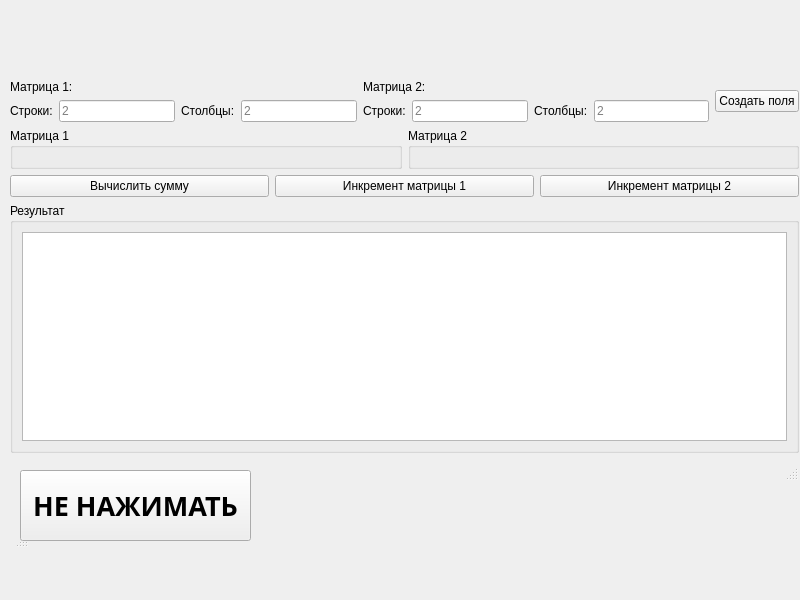
<?xml version="1.0" encoding="UTF-8"?>
<ui version="4.0">
 <class>MainWindow</class>
 <widget class="QMainWindow" name="MainWindow">
  <property name="geometry">
   <rect>
    <x>0</x>
    <y>0</y>
    <width>800</width>
    <height>600</height>
   </rect>
  </property>
  <property name="windowTitle">
   <string>MainWindow</string>
  </property>
  <widget class="QWidget" name="centralwidget">
   <widget class="QStatusBar" name="statusbar_2">
    <property name="geometry">
     <rect>
      <x>9</x>
      <y>526</y>
      <width>20</width>
      <height>22</height>
     </rect>
    </property>
   </widget>
   <widget class="QWidget" name="centralwidget_2" native="true">
    <property name="geometry">
     <rect>
      <x>10</x>
      <y>80</y>
      <width>789</width>
      <height>401</height>
     </rect>
    </property>
    <layout class="QGridLayout" name="gridLayout_2">
     <item row="0" column="0">
      <layout class="QGridLayout" name="gridLayout">
       <item row="0" column="0">
        <layout class="QHBoxLayout" name="horizontalLayout">
         <item>
          <layout class="QVBoxLayout" name="verticalLayout_2">
           <item>
            <widget class="QLabel" name="label">
             <property name="text">
              <string>Матрица 1:</string>
             </property>
            </widget>
           </item>
           <item>
            <layout class="QHBoxLayout" name="horizontalLayout_3">
             <item>
              <widget class="QLabel" name="label_2">
               <property name="text">
                <string>Строки:</string>
               </property>
              </widget>
             </item>
             <item>
              <widget class="QLineEdit" name="rows1Edit">
               <property name="placeholderText">
                <string>2</string>
               </property>
              </widget>
             </item>
             <item>
              <widget class="QLabel" name="label_3">
               <property name="text">
                <string>Столбцы:</string>
               </property>
               <property name="textFormat">
                <enum>Qt::TextFormat::AutoText</enum>
               </property>
              </widget>
             </item>
             <item>
              <widget class="QLineEdit" name="cols1Edit">
               <property name="placeholderText">
                <string>2</string>
               </property>
              </widget>
             </item>
            </layout>
           </item>
          </layout>
         </item>
         <item>
          <layout class="QVBoxLayout" name="verticalLayout_3">
           <item>
            <widget class="QLabel" name="label_4">
             <property name="text">
              <string>Матрица 2:</string>
             </property>
            </widget>
           </item>
           <item>
            <layout class="QHBoxLayout" name="horizontalLayout_4">
             <item>
              <widget class="QLabel" name="label_5">
               <property name="text">
                <string>Строки:</string>
               </property>
              </widget>
             </item>
             <item>
              <widget class="QLineEdit" name="rows2Edit">
               <property name="placeholderText">
                <string>2</string>
               </property>
              </widget>
             </item>
             <item>
              <widget class="QLabel" name="label_6">
               <property name="text">
                <string>Столбцы:</string>
               </property>
              </widget>
             </item>
             <item>
              <widget class="QLineEdit" name="cols2Edit">
               <property name="placeholderText">
                <string>2</string>
               </property>
              </widget>
             </item>
            </layout>
           </item>
          </layout>
         </item>
         <item>
          <widget class="QPushButton" name="createButton">
           <property name="text">
            <string>Создать поля</string>
           </property>
          </widget>
         </item>
        </layout>
       </item>
       <item row="3" column="0">
        <widget class="QGroupBox" name="groupBox_3">
         <property name="title">
          <string>Результат</string>
         </property>
         <layout class="QVBoxLayout" name="verticalLayout_4">
          <item>
           <widget class="QTextEdit" name="resultText">
            <property name="readOnly">
             <bool>true</bool>
            </property>
           </widget>
          </item>
          <item>
           <layout class="QGridLayout" name="resultLayout"/>
          </item>
         </layout>
        </widget>
       </item>
       <item row="2" column="0">
        <layout class="QHBoxLayout" name="horizontalLayout_2">
         <item>
          <widget class="QPushButton" name="sumButton">
           <property name="cursor">
            <cursorShape>PointingHandCursor</cursorShape>
           </property>
           <property name="text">
            <string>Вычислить сумму</string>
           </property>
          </widget>
         </item>
         <item>
          <widget class="QPushButton" name="inc1Button">
           <property name="cursor">
            <cursorShape>PointingHandCursor</cursorShape>
           </property>
           <property name="text">
            <string>Инкремент матрицы 1</string>
           </property>
          </widget>
         </item>
         <item>
          <widget class="QPushButton" name="inc2Button">
           <property name="cursor">
            <cursorShape>PointingHandCursor</cursorShape>
           </property>
           <property name="text">
            <string>Инкремент матрицы 2</string>
           </property>
          </widget>
         </item>
        </layout>
       </item>
       <item row="1" column="0">
        <layout class="QHBoxLayout" name="horizontalLayout_5">
         <item>
          <widget class="QGroupBox" name="groupBox">
           <property name="title">
            <string>Матрица 1</string>
           </property>
           <layout class="QGridLayout" name="matrix1Layout"/>
          </widget>
         </item>
         <item>
          <widget class="QGroupBox" name="groupBox_2">
           <property name="title">
            <string>Матрица 2</string>
           </property>
           <layout class="QGridLayout" name="matrix2Layout"/>
          </widget>
         </item>
        </layout>
       </item>
      </layout>
     </item>
     <item row="1" column="0">
      <widget class="QStatusBar" name="statusbar_3"/>
     </item>
    </layout>
   </widget>
   <widget class="QMenuBar" name="menubar_2">
    <property name="geometry">
     <rect>
      <x>10</x>
      <y>-30</y>
      <width>800</width>
      <height>21</height>
     </rect>
    </property>
   </widget>
   <widget class="QStatusBar" name="statusbar">
    <property name="geometry">
     <rect>
      <x>10</x>
      <y>-30</y>
      <width>3</width>
      <height>22</height>
     </rect>
    </property>
   </widget>
   <widget class="QPushButton" name="pushButton">
    <property name="geometry">
     <rect>
      <x>20</x>
      <y>470</y>
      <width>231</width>
      <height>71</height>
     </rect>
    </property>
    <property name="font">
     <font>
      <family>Agency FB</family>
      <pointsize>20</pointsize>
      <bold>true</bold>
     </font>
    </property>
    <property name="cursor">
     <cursorShape>OpenHandCursor</cursorShape>
    </property>
    <property name="text">
     <string>НЕ НАЖИМАТЬ</string>
    </property>
    <property name="checkable">
     <bool>true</bool>
    </property>
   </widget>
  </widget>
  <widget class="QMenuBar" name="menubar">
   <property name="geometry">
    <rect>
     <x>0</x>
     <y>0</y>
     <width>800</width>
     <height>21</height>
    </rect>
   </property>
  </widget>
 </widget>
 <resources/>
 <connections/>
</ui>
